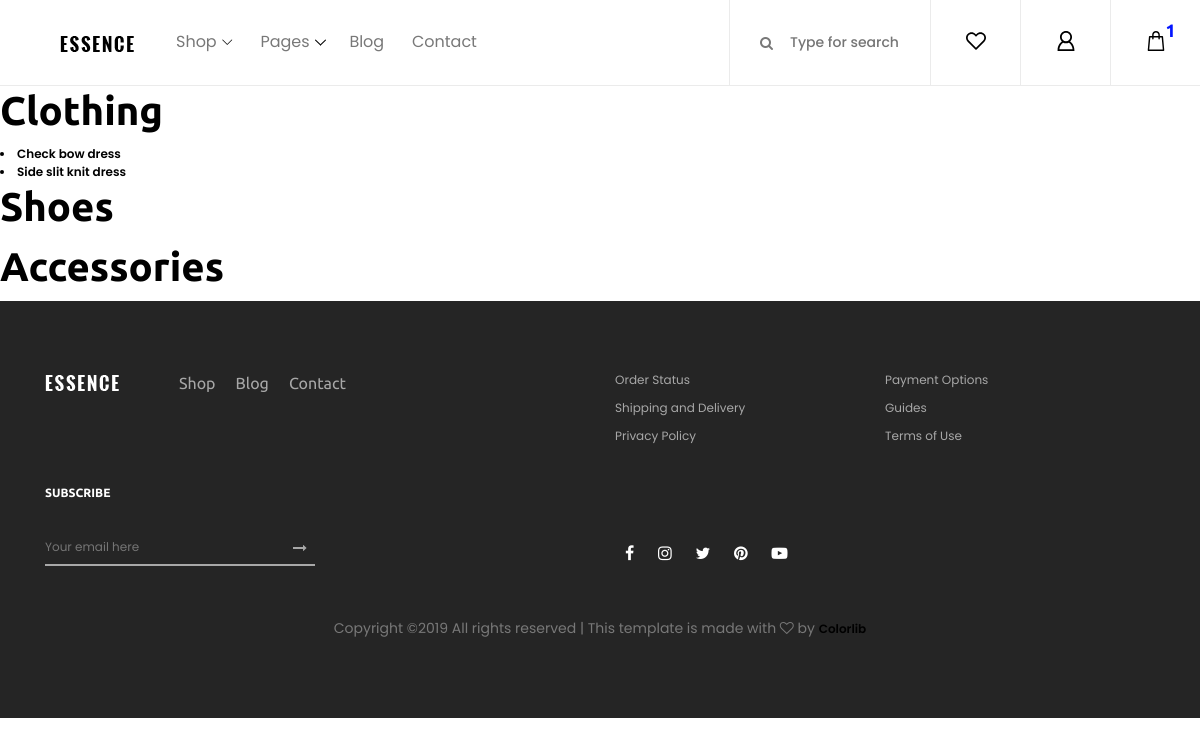
The app's page /items/ with its own data.
### essence_web_app/models.py (models this page shows, shortened)
class Category(models.Model):
    name = models.CharField(max_length=100)

class Item(models.Model):
    name = models.CharField(max_length=100, default='Item.')
    description = models.CharField(max_length=500, default='An item.')
    price = models.IntegerField(default=0)
    brand = models.ForeignKey('essence_web_app.Brand', related_name='items', on_delete=models.CASCADE)
    category = models.ForeignKey('essence_web_app.Category', on_delete=models.CASCADE)
    subcategory = models.ForeignKey('essence_web_app.SubCategory', related_name='items', on_delete=models.CASCADE)

### essence_web_app/views.py (the view)
# urls.py: path('items/', views.items, name='items'),
def items(request):
    item_list = Item.objects.all()
    coin = random.randint(1, 15)
    for item in item_list:
        item.price = format(item.price / 100, '.2f')
    context = {'items': item_list, 'categories': Category.objects.all(),
               'subcategories': SubCategory.objects.all(),
               'coin': coin}
    return render(request, 'items.html', context)

### templates/items.html
{% extends 'base.html' %}
{% load category_tag %}
{% block content %}
    {% for cat in categories %}
        <h1>{{ cat.name }}</h1>
        {% for item in items %}
            {% if item.category_id is cat.id %}
                <a href="{% url 'item_detail' pk=item.id %}"><li>{{ item.name }}</li></a>
            {% endif %}
        {% endfor %}
    {% endfor %}
{% endblock %}

### static/css/core-style.css (style rules this page uses)
* { margin: 0; padding: 0; }
body { font-family: "Poppins", sans-serif; font-size: 14px; background-color: #ffffff; margin-top: 85px; }
h1, h2, h3, h4, h5, h6 { color: #000000; line-height: 1.3; font-weight: 700; font-family: "Ubuntu", sans-serif; }
a { -webkit-transition: all 500ms ease 0s; transition: all 500ms ease 0s; text-decoration: none; outline: 0 solid transparent; color: #000000; font-weight: 600; font-size: 12px; }

### records on screen
Category: name "Clothing"
Item: name "Check bow dress"
Item: name "Side slit knit dress"
Category: name "Shoes"
Category: name "Accessories"
